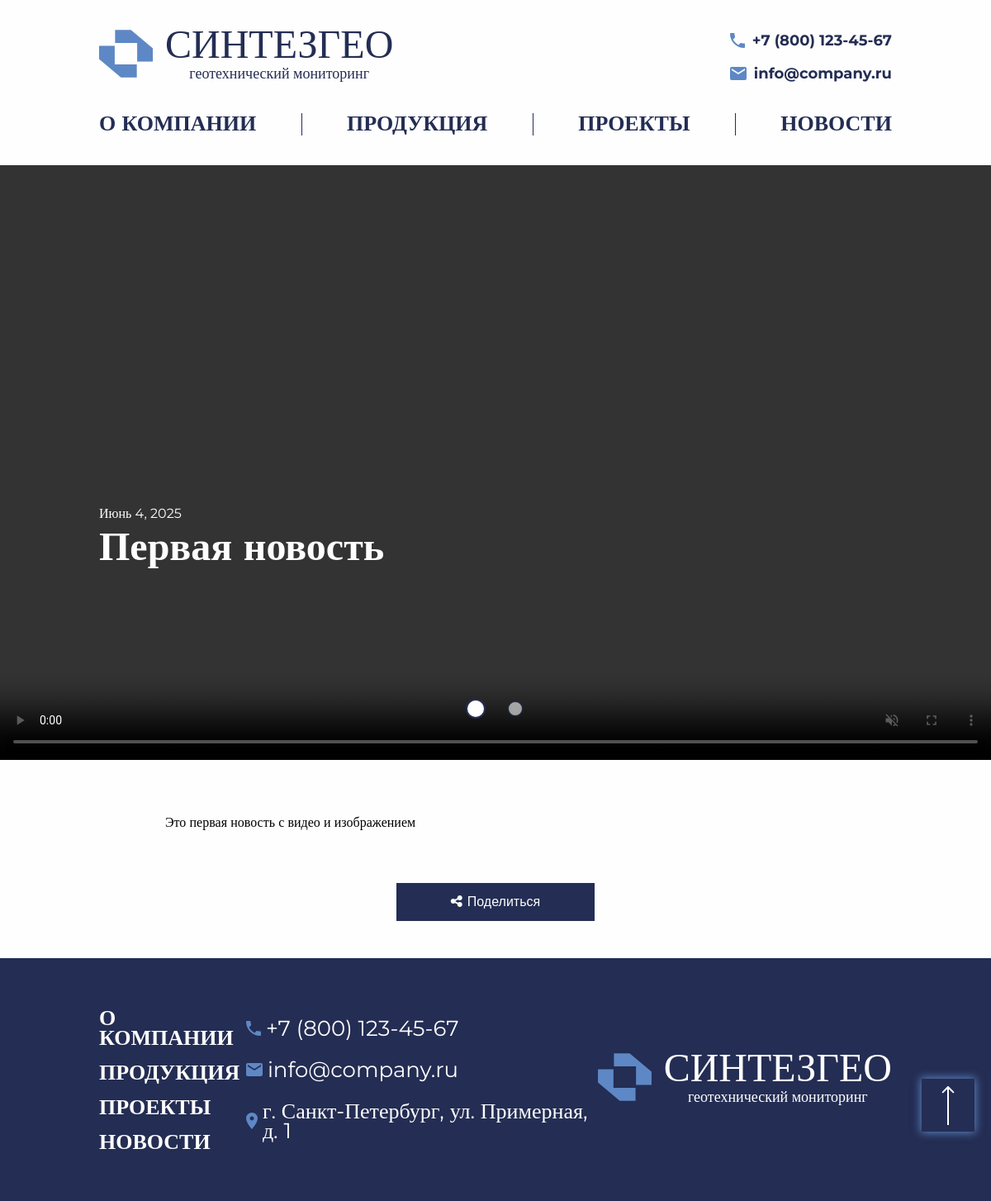
Screenshot of /news/4/ with the database file from the repository.
### content/models.py (models this page shows, shortened)
class AboutIndex(models.Model):
    phone = models.TextField(verbose_name="Номер телефона")
    email = models.EmailField(verbose_name="Адрес электронной почтой")
    address = models.TextField(default=None, verbose_name="Адрес предприятия")
    slogan = models.TextField(verbose_name="Слоган")
    description_1 = models.TextField(
        verbose_name="Описание 'О компании' для первого блока главной страницы"
    )
    description_2 = models.TextField(
        verbose_name="Описание 'О компании' для второго блока главной страницы"
    )
    class Meta:
        verbose_name = "Наполнение главной страницы"
        verbose_name_plural = "Наполнение главной страницы (должно быть одно)"

class New(models.Model):
    name = models.CharField(max_length=256, verbose_name="Заголовок новости")
    pub_date = models.DateField(
        verbose_name="Дата выхода новости",
        auto_now_add=True,
    )
    text = models.TextField(verbose_name="Текст новости")
    video = models.FileField(
        upload_to="news_videos/",
        null=True,
        blank=True,
        verbose_name="Видео новости",
    )
    class Meta:
        verbose_name = "Новость"
        verbose_name_plural = "Новости"

### api/views.py (the view)
# urls.py: path("news/<int:id>/", new_detail_view, name="news_detail"),
def new_detail_view(request, id):
    article = get_object_or_404(New, id=id)  # Получаем новость по ID
    images = article.images.all()  # Получаем все изображения для этой новости
    return render(
        request, "main/news_detail.html", {"article": article, "images": images}
    )

### api/context_processors.py (called while the page is built)
def about_index_processor(request):
    about_index = AboutIndex.objects.first()  # Получаем первый объект AboutIndex
    return {
        'about_index': about_index  # Возвращаем объект в контексте
    }

### templates/main/news_detail.html (shortened to what this page needs)
{% extends 'main/base.html' %}
{% load static %}
{% block content %}
<a href="#top" class="button-up">
    <img src="{% static 'main/src/icon/arrow_up.svg' %}" alt="Наверх" class="button-up__img">
</a>
<section class="banner news__banner">
    <div class="news__carousel carousel">
      <div class="news__carousel__cards carousel__cards">
        {% if article.video %}
        <div class="carousel-item news__carousel-item">
            <div class="news__carousel-item__wrapper">
                <div class="news__banner__background">
                    <video controls class="news-content__article-video" autoplay muted loop>
                        <source src="{{ article.video.url }}" type="video/mp4">
                    </video>
                </div>
                <div class="container">
                    <div class="banner__wrapper">
                        <div class="banner__timestamp">{{ article.pub_date }}</div>
                        <div class="banner__title">
                            {{ article.name }}
                        </div>
                    </div>
                </div>
            </div>
        </div>
        {% endif %}
      </div>
      <div class="news__carousel__pagination carousel__pagination carousel__pagination_point">
      </div>
    </div>
  </section>
<section class="news-content">
    <div class="container">
        <div class="news-content__wrapper">
            <div class="news-content__text">
                <p class="news-content__paragraph">{{ article.text }}</p>
            </div>
            <div class="news-content__buttons">
                <button class="button button__accent">
                    <span>
                        <i class="fa-solid fa-share-nodes"></i>
                        Поделиться
                    </span>
                </button>
            </div>
        </div>
    </div>
</section>
{% endblock %}

### templates/main/base.html (shortened to what this page needs)
{% load static %}
<!DOCTYPE html>
<html lang="ru">
<head>
    <link rel="stylesheet" href="{% static 'main/css/style.css' %}">
</head>
<body data-page="index2">
    {% include 'includes/header.html' %}
    <main class="main">
        {% block content %}{% endblock %}
    </main>
    {% include 'includes/footer.html' %}
</body>
</html>

### templates/includes/header.html (shortened to what this page needs)
{% load static %}
<header class="header">
  <div class="container">
    <div class="header__wrapper">
      <div class="header__main-menu">
        <div class="header__logo">
            <a href="{% url 'index' %}" class="header__logo_link">
            <div class="header__logo__icon">
                <img src="{% static 'main/src/img/logo.svg' %}" alt="Логотип" class="header__logo__img">
            </div>
            <div class="header__logo__text">
              <div class="header__logo__title">синтезгео</div>
              <div class="header__logo__subtitle">геотехнический мониторинг</div>
            </div>
          </a>
        </div>
        <div class="header__contacts">
            <div class="header__contacts__phone">
                <img src="{% static 'main/src/icon/phone.svg' %}" alt="Телефон" class="header__contacts__phone__icon">
                <a href="tel:{{ about_index.phone }}" class="header__contacts__phone__text">{{ about_index.phone }}</a>
            </div>
            <div class="header__contacts__mail">
                <img src="{% static 'main/src/icon/email.svg' %}" alt="Email" class="header__contacts__mail__icon">
                <a href="mailto:{{ about_index.email }}" class="header__contacts__mail__text">{{ about_index.email }}</a>
            </div>
        </div>
    </div>
    <nav class="header__navbar navbar">
        <ul class="header__navbar__list">
            <a href="{% url 'about' %}" class="header__navbar__list__link">
                <li class="header__navbar__list__item">о компании</li>
            </a>
            <a href="{% url 'products' %}" class="header__navbar__list__link">
                <li class="header__navbar__list__item">продукция</li>
            </a>
            <a href="{% url 'projects' %}" class="header__navbar__list__link">
                <li class="header__navbar__list__item">проекты</li>
            </a>
            <a href="{% url 'news' %}" class="header__navbar__list__link">
                <li class="header__navbar__list__item">новости</li>
            </a>
        </ul>
    </nav>
    </div>
  </div>
</header>

### templates/includes/footer.html (shortened to what this page needs)
{% load static %}
<footer class="footer">
    <div class="container">
        <div class="footer__wrapper">
            <nav class="footer__navbar navbar">
                <ul class="footer__navbar__list">
                    <li><a href="{% url 'about' %}" class="footer__navbar__list__link">О компании</a></li>
                    <li><a href="{% url 'products' %}" class="footer__navbar__list__link">Продукция</a></li>
                    <li><a href="#" class="footer__navbar__list__link">Проекты</a></li>
                    <li><a href="{% url 'news' %}" class="footer__navbar__list__link">Новости</a></li>
                </ul>
            </nav>
            <div class="footer__contacts">
                <div class="footer__contacts__phone">
                    <img src="{% static 'main/src/icon/phone.svg' %}" alt="Телефон" class="footer__contacts__phone__icon">
                    <a href="tel:{{ about_index.phone }}" class="footer__contacts__phone__text">{{ about_index.phone }}</a>
                </div>
                <div class="footer__contacts__mail">
                    <img src="{% static 'main/src/icon/email.svg' %}" alt="Email" class="footer__contacts__mail__icon">
                    <a href="mailto:{{ about_index.email }}" class="footer__contacts__phone__text">{{ about_index.email }}</a>
                </div>
                <div class="footer__contacts__address">
                    <img src="{% static 'main/src/icon/location.svg' %}" alt="Адрес" class="footer__contacts__address__icon">
                    <a href="https://yandex.ru/maps/-/CHAye4PR" target="_blank" class="footer__contacts__phone__text">
                        {{ about_index.address }}
                    </a>
                </div>
            </div>
            <div class="header__logo footer__logo">
                <a href="/" class="header__logo_link">
                  <div class="header__logo__icon footer__logo__icon">
                    <img src="{% static 'main/src/img/logo.svg' %}" alt="Логотип" class="header__logo__img">
                  </div>
                  <div class="header__logo__text footer__logo__text">
                    <div class="header__logo__title footer__logo__title">синтезгео</div>
                    <div class="header__logo__subtitle footer__logo__subtitle">геотехнический мониторинг</div>
                  </div>
                </a>
              </div>
        </div>
    </div>
</footer>

### rows the page displays
AboutIndex: phone "+7 (800) 123-45-67", email "info@company.ru", address "г. Санкт-Петербург, ул. Примерная, д. 1"
New: pub_date "Июнь 4, 2025", name "Первая новость", text "Это первая новость с видео и изображением"
